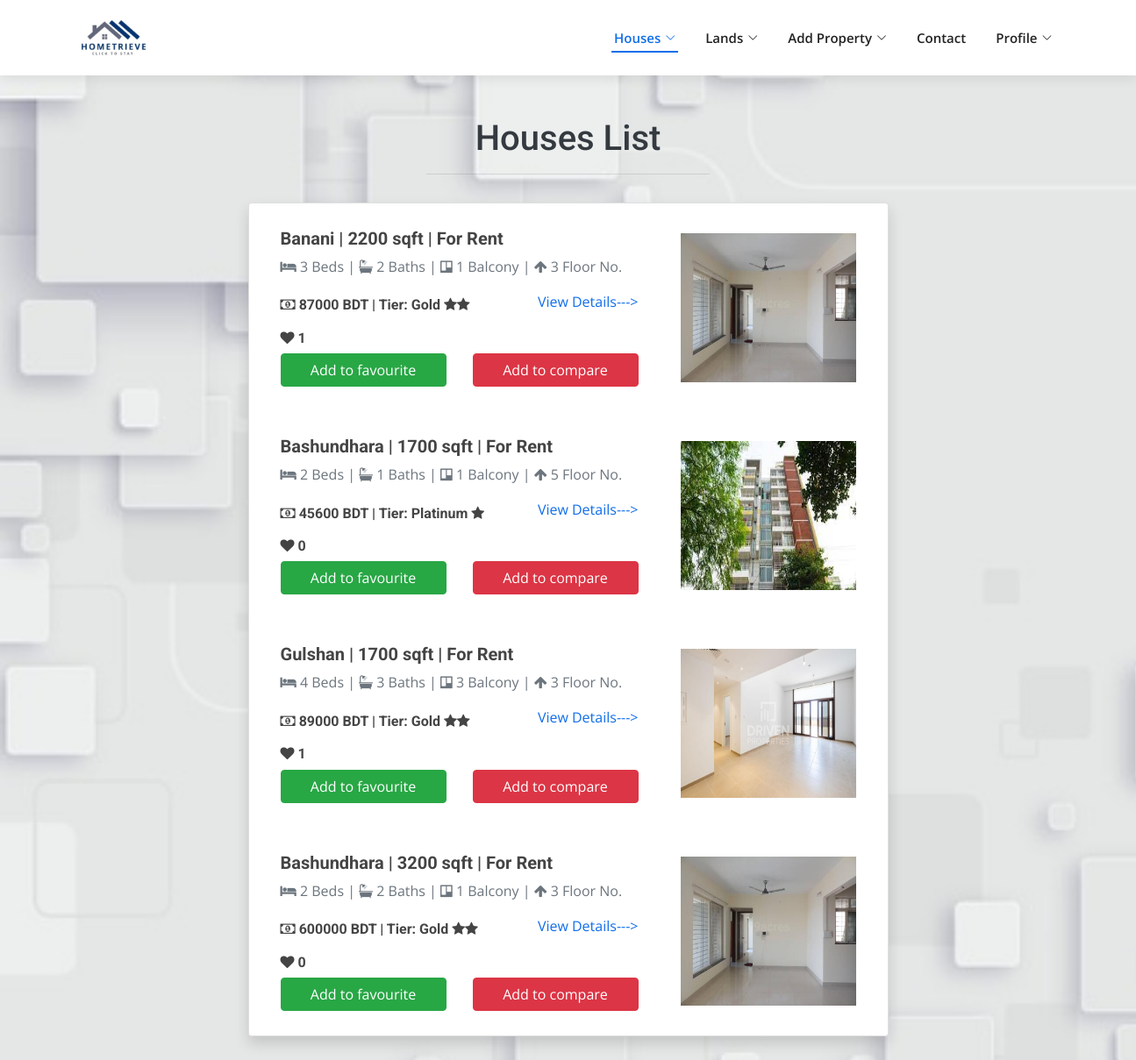
Page /view_houses_rent.php (signed in) on the committed database.
### tables this page shows
CREATE TABLE `houses` (
  `id` int(6) NOT NULL,
  `user_id` int(6) NOT NULL,
  `owner_name` varchar(255) NOT NULL,
  `owner_email` varchar(255) NOT NULL,
  `owner_contact` varchar(255) NOT NULL,
  `purpose` varchar(255) NOT NULL,
  `type` varchar(255) NOT NULL,
  `location` varchar(255) NOT NULL,
  `address` varchar(255) NOT NULL,
  `area_size` varchar(255) NOT NULL,
  `price` varchar(255) NOT NULL,
  `floor_no` varchar(255) NOT NULL,
  `beds` int(5) NOT NULL,
  `baths` int(5) NOT NULL,
  `balcony` int(5) NOT NULL,
  `description` text NOT NULL,
  `tier` varchar(255) NOT NULL
);

CREATE TABLE `house_image` (
  `house_id` int(6) NOT NULL,
  `image` varchar(255) NOT NULL
);

### view_houses_rent.php (the view, shortened to what this page needs)
<?php
include 'connection.php';
$userid  = $_SESSION['userid'];
$sql = "SELECT * FROM houses WHERE purpose='For Rent'";
$result = mysqli_query($conn, $sql);
?>
<!DOCTYPE html>
<html lang="en" dir="ltr">
<head>
  <link rel="stylesheet" href="https://maxcdn.bootstrapcdn.com/bootstrap/4.5.2/css/bootstrap.min.css">
  <link rel="stylesheet" href="https://cdn.jsdelivr.net/npm/bootstrap-icons@1.4.1/font/bootstrap-icons.css">
  <link href="//maxcdn.bootstrapcdn.com/bootstrap/4.0.0/css/bootstrap.min.css" rel="stylesheet" id="bootstrap-css">
  <link rel="stylesheet" href="https://cdnjs.cloudflare.com/ajax/libs/font-awesome/4.7.0/css/font-awesome.min.css">
  <link href="css/style.css" rel="stylesheet">
</head>
<body>
  <header id="header" class="d-flex align-items-center">
    <div class="container d-flex align-items-center justify-content-between">
      <a href="index.php" class="logo"><img src="assets/image/logo1c.jpeg" alt="Hometrieve"></a>
      <nav id="navbar" class="navbar">
        <ul>
          <li class="dropdown"><a class="nav-link scrollto active" href="#team"><span>Houses</span> <i class="bi bi-chevron-down"></i></a>
          </li>
          <li class="dropdown"><a href=""><span>Lands</span> <i class="bi bi-chevron-down"></i></a>
          </li>
          <li class="dropdown"><a href="#team"><span>Add Property</span> <i class="bi bi-chevron-down"></i></a>
          </li>
          <li><a  href="contact_us.php">Contact</a></li>
          <?php
          if (empty($_SESSION['logged_in'])) echo '<li><a href="login.php">Login</a></li>';
          else {
            echo '<li class="dropdown"><a href="#team"><span>Profile</span><i class="bi bi-chevron-down"></i></a>
            <ul style="text-align:center;">
                <li><span>Welcome</span></li>
                <li><span>' . $username . '</span></li>
                <li><a href="user_profile.php">Profile</a></li>
                <li><a href="logout.php">Logout</a></li>
              </ul>
          </li>';
          }
          ?>
        </ul>
      </nav>
    </div>
  </header>
  <h1 class="text-center text-dark text-capitalize pt-5">Houses List</h1>
  <hr class="w-25 pt-3">
  <div class="container">
    <div class="row mb-5">
      <div class="col-lg-8 mx-auto">
        <ul class="list-group shadow">
          <?php
          while ($row = mysqli_fetch_array($result)) {
          ?>
            <li class="list-group-item">
              <div class="media align-items-lg-center flex-column flex-lg-row p-3">
                <div class="media-body order-2 order-lg-1">
                  <h5><strong><?php echo $row['location']; ?> | <?php echo $row['area_size']; ?> sqft | <?php echo $row['purpose']; ?></strong></h5>
                  <p class="text-muted"><i class="fa fa-bed"> </i> <?php echo $row['beds']; ?> Beds | <i class="fa fa-bath"></i> <?php echo $row['baths']; ?> Baths | <i class="fa fa-trello"> </i> <?php echo $row['balcony']; ?> Balcony | <i class="fa fa-arrow-up"></i> <?php echo $row['floor_no']; ?> Floor No.</p>
                  <div class="d-flex align-items-center justify-content-between mt-1">
                    <h6><strong><i class="fa fa-money" aria-hidden="true"></i> <?php echo $row['price']; ?> BDT | Tier: <?php echo $row['tier']; if($row['tier']=='Platinum') { ?> <i class="fa fa-star" aria-hidden="true"></i><?php } else if($row['tier']=='Gold') { ?> <i class="fa fa-star" aria-hidden="true"></i><i class="fa fa-star" aria-hidden="true"></i><?php } else if($row['tier']=='Diamond') { ?> <i class="fa fa-star" aria-hidden="true"></i><i class="fa fa-star" aria-hidden="true"></i><i class="fa fa-star" aria-hidden="true"></i><?php } ?></strong></h6>
                    <?php
                    $dbid = $row['id'];
                    ?>
                    <p><a href="view_house_details.php?id=<?php echo $dbid ?>">View Details---></a></p>
                  </div>
                  <div class="d-flex align-items-center justify-content-between mt-1">
                  <?php
                      $h_id = $row['id'];
                      $sql = "SELECT COUNT(*)
                      FROM favorites
                      WHERE house_id='$h_id'";
                      $result1 = mysqli_query($conn, $sql);
                      $row1 = mysqli_fetch_array($result1);
                      $dbfav=$row1['COUNT(*)'];
                      ?>
                    <h6><strong><i class="fa fa-heart" aria-hidden="true"></i> <?php echo $dbfav ?></strong></h6>
                  </div>
                  <form method="POST">
                    <div class="row">
                      <?php
                      $h_id = $row['id'];
                      $sql = "SELECT house_id FROM favorites where user_id='$userid' AND house_id='$h_id'";
                      $result1 = mysqli_query($conn, $sql);
                      $row1 = mysqli_fetch_array($result1);
                      if ($row1 == NULL) {
                      ?>
                        <div class="col-md-6">
                          <button type="submit" name="favourite" class="btn btn-success btn-block"> Add to favourite </button>
                        </div>
                      <?php } else {
                      ?>
                        <div class="col-md-6">
                          <button type="submit" name="unfavourite" class="btn btn-success btn-block"><i class="fa fa-heart" aria-hidden="true"></i> Favourite </button>
                        </div>
                      <?php } ?>
                      <?php
                      $h_id = $row['id'];
                      $sql = "SELECT house_id FROM compare_list where user_id='$userid' AND house_id='$h_id'";
                      $result1 = mysqli_query($conn, $sql);
                      $row1 = mysqli_fetch_array($result1);
                      if ($row1 == NULL) {
                      ?>
                      <div class="col-md-6">
                        <button type="submit" name="compare" class="btn btn-danger btn-block"> Add to compare </button>
                      </div>
                      <?php } else {
                      ?>
                      <div class="col-md-6">
                        <button type="submit" name="uncompare" class="btn btn-danger btn-block"> <i class="fa fa-check-square-o" aria-hidden="true"></i> Compared already </button>
                      </div>
                      <?php } ?>
                    </div>
                  </form>
                </div>
                <?php
                $dbid = $row['id'];
                $sql = "SELECT image
                            FROM house_image
                            WHERE house_id='$dbid'";
                $result1 = mysqli_query($conn, $sql);
                $rows_img = mysqli_fetch_array($result1);
                ?>
                <img src="assets/uploads/<?php echo $rows_img['image']; ?>" alt="Generic placeholder image" width="200" class="ml-lg-5 order-1 order-lg-2">
              </div>
            </li>
          <?php } ?>
        </ul>
      </div>
    </div>
  </div>
</body>
</html>

### css/style.css (style rules this page uses)
body { font-family: "Open Sans", sans-serif; color: #444444; overflow-x: hidden; }
a { color: #106eea; text-decoration: none; }
h1, h2, h3, h4, h5, h6 { font-family: "Roboto", sans-serif; }
#header { background: #fff; transition: all 0.5s; z-index: 997; height: 86px; box-shadow: 0px 2px 15px rgba(0, 0, 0, 0.1); }
#header .logo { font-size: 30px; margin: 0; padding: 0; line-height: 1; font-weight: 600; letter-spacing: 0.8px; font-family: "Poppins", sans-serif; }
#header .logo img { max-height: 40px; }
.navbar { padding: 0; }
.navbar ul { margin: 0; padding: 0; display: flex; list-style: none; align-items: center; }
.navbar li { position: relative; }
.navbar > ul > li { white-space: nowrap; padding: 10px 0 10px 28px; }
.navbar a { display: flex; align-items: center; justify-content: space-between; padding: 0 3px; font-size: 15px; font-weight: 600; color: #222222; white-space: nowrap; transition: 0.3s; position: relative; }
.navbar a i { font-size: 12px; line-height: 0; margin-left: 5px; }
.navbar > ul > li > a:before { content: ""; position: absolute; width: 100%; height: 2px; bottom: -6px; left: 0; background-color: #106eea; visibility: hidden; width: 0px; transition: all 0.3s ease-in-out 0s; }
.navbar a:hover:before, .navbar li:hover > a:before, .navbar .active:before { visibility: visible; width: 100%; }
.navbar a:hover, .navbar .active, .navbar li:hover > a { color: #106eea; }

### view_houses_rent.php (style rules this page uses)
body { background-image: url('assets/image/ambulancesigncover.jpg'); background-repeat: no-repeat; background-attachment: fixed; background-size: cover; }
.list-group img { height: 170px; width: 200px }

### rows in the picture
houses: location "Banani", area_size "2200", purpose "For Rent", beds "3", baths "2", balcony "1", floor_no "3", price "87000", tier "Gold", dbfav "1", house_image.image (picture)
houses: location "Bashundhara", area_size "1700", purpose "For Rent", beds "2", baths "1", balcony "1", floor_no "5", price "45600", tier "Platinum", dbfav "0", house_image.image (picture)
houses: location "Gulshan", area_size "1700", purpose "For Rent", beds "4", baths "3", balcony "3", floor_no "3", price "89000", tier "Gold", dbfav "1", house_image.image (picture)
houses: location "Bashundhara", area_size "3200", purpose "For Rent", beds "2", baths "2", balcony "1", floor_no "3", price "600000", tier "Gold", dbfav "0", house_image.image (picture)
